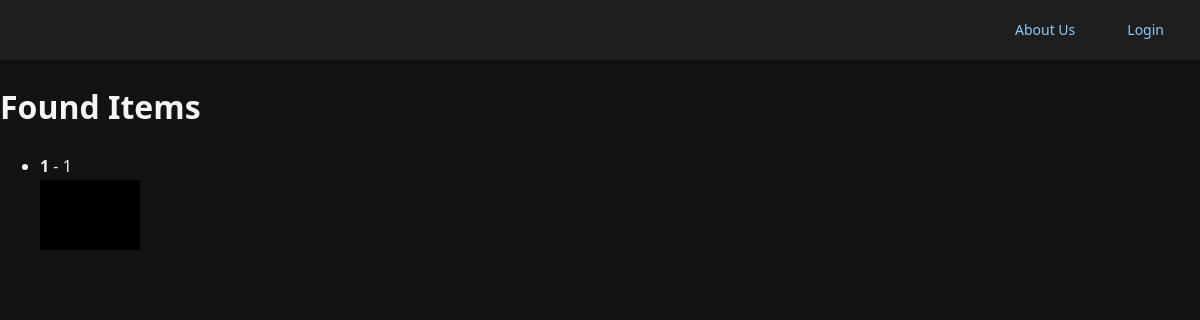
The app's page /browse, older data.
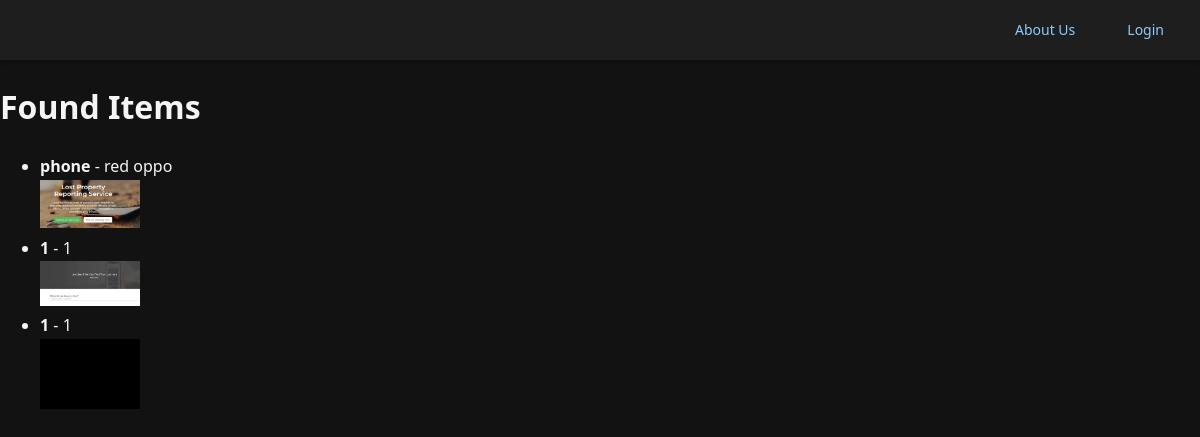
The same page, newer data.
### app.py (models this page shows)
class LostItem(db.Model):
    id = db.Column(db.Integer, primary_key=True)
    name = db.Column(db.String(150), nullable=False)
    description = db.Column(db.String(500), nullable=False)
    phone = db.Column(db.String(20), nullable=False)
    photo = db.Column(db.String(200), nullable=True)
    date_reported = db.Column(db.DateTime, default=datetime.utcnow)
    user_id = db.Column(db.Integer, db.ForeignKey('user.id'), nullable=False)

### app.py (the view)
    @app.route('/browse')
    def browse():
        items = LostItem.query.order_by(LostItem.date_reported.desc()).all()
        return render_template('browse.html', items=items)

### templates/browse.html
{% extends 'base.html' %}
{% block content %}
    <h1>Found Items</h1>
    <ul>
        {% for item in items %}
            <li>
                <strong>{{ item.name }}</strong> - {{ item.description }}
                {% if item.photo %}
                    <br>
                    <img src="{{ url_for('static', filename='uploads/' + item.photo) }}" alt="Item Photo" width="100">
                {% endif %}
            </li>
        {% endfor %}
    </ul>
{% endblock %}

### templates/base.html (shortened to what this page needs)
<!DOCTYPE html>
<html lang="en">
<head>
    <link rel="stylesheet" href="{{ url_for('static', filename='css/style.css') }}">
</head>
<body>
    <div class="navbar">
        <a href="{{ url_for('about') }}">About Us</a>
        {% if current_user.is_authenticated %}
            <a href="{{ url_for('browse') }}">Browse</a>
            <a href="{{ url_for('add_item') }}">Add Item</a>
            <a href="{{ url_for('logout') }}">Logout</a>
        {% else %}
            <a href="{{ url_for('login') }}">Login</a>
        {% endif %}
    </div>
    <div class="content">
        {% block content %}{% endblock %}
    </div>
</body>
</html>

### static/css/style.css (style rules this page uses)
body { background-color: #121212; color: #f5f5f5; font-family: 'Segoe UI', Tahoma, Geneva, Verdana, sans-serif; margin: 0; padding: 0; line-height: 1.6; }
a { color: #90caf9; text-decoration: none; transition: 0.3s ease; }
.navbar { background-color: #1e1e1e; padding: 0 20px; height: 60px; display: flex; justify-content: flex-end; align-items: center; position: sticky; top: 0; z-index: 1000; box-shadow: 0 2px 5px rgba(0, 0, 0, 0.3); }
.navbar a { margin-left: 20px; padding: 10px 16px; font-size: 14px; border-radius: 6px; background-color: transparent; transition: background 0.3s; }

Row changes from the older to the newer data that the page shows:
added LostItem: name "phone", description "red oppo", photo (picture)
added LostItem: name "1", description "1", photo (picture)
